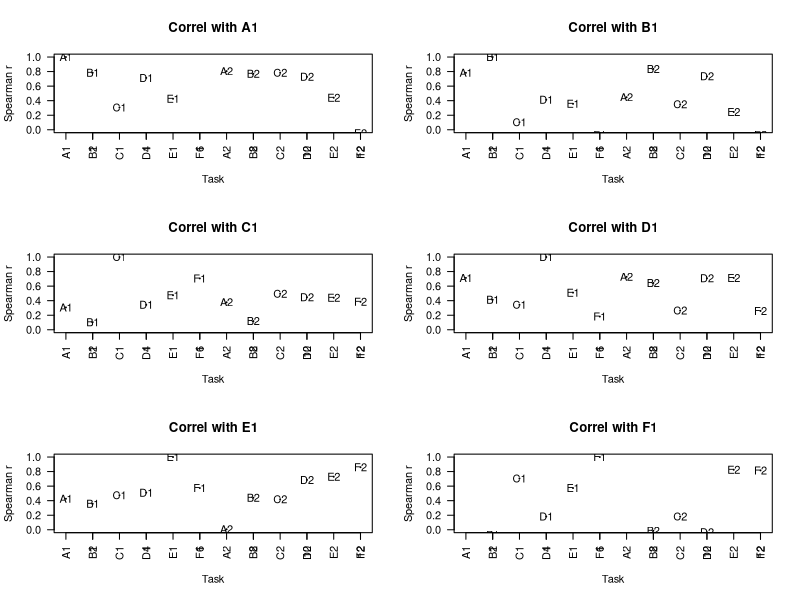
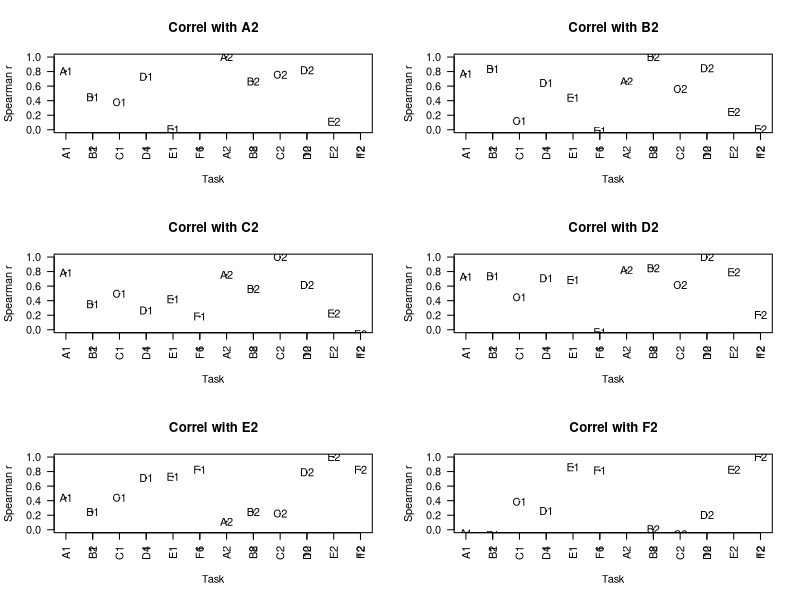

Write R code to recreate these figures, in order.
#Simulating LI data to check on correlation patterns
#This version runs the simulation many times to check the confidence interval around correlations
#Started DVM Bishop, 25th October 2017


library(Hmisc) #for correlations


##########################################################################
#check how many combinations of possible tasks 
x=1:6  #N tasks
m=4  #N tasks that each person does - can vary this to check impact
allcombo<-combn(x, m, FUN = NULL) #To see all combinations
ncombo<-ncol(allcombo)
##########################################################################

myN<-30 #specify N subjects for each sample
bigN<-10000 #specify size of population to sample from
partialtest<-1 #each person does one of the combinations above
#(set to zero if each person does all tests)
myfactor<-2  #set to 2 for frontal/post independent



##########################################################################
#Generate bigN random normal deviates :these simulate frontal and for posterior bias
#These corresponding to the underlying, unmeasured laterality bias for bigN people in the population
#Usually we'd have mean 0 and SD 1, but I've specified mean 1 and SD 1 for both posterior and frontal, 
#to reflect population bias to L
#This won't affect correlations but may be useful later on if we want to simulate means for different tasks
#Or if we want to simulate situation with different degrees of bias.


frontL<-rnorm(bigN,1,1) #laterality distribution frontal
postL<-rnorm(bigN,1,1) #laterality distribution posterior - independent in this case from frontL
##########################################################################

#Each task now specified as a weighted sum of frontL, postL, and error term.

#First, create blank dataframe with NAs to hold simulated data for bigN cases
alltask<-data.frame(matrix(rep(NA,bigN*12),nrow=bigN) )
mylabel=c('A1','B1','C1','D1','E1','F1','A2','B2','C2','D2','E2','F2')
colnames(alltask)<-mylabel

#Next specify the weightings and error for each task - can change these.
#We will assume we have 2 tasks predominantly frontal, 2 predom posterior and 2 equal

#mywts has one col per task; row 1 is front wt, row 2 is post wt, row 3 is error
#these are set to sum to one.
#default is 2 factors; 2 pure measures for each, two hybrid
myerr<-.35 #2 measures frontal only, 2 measures 50/50, 2 measures post only
mywts<-matrix(c(1-myerr,1-myerr,(1-myerr)/2,(1-myerr)/2,0,0,
                0,0,(1-myerr)/2,(1-myerr)/2,1-myerr,1-myerr,
                myerr,myerr,myerr,myerr,myerr,myerr),byrow=TRUE,nrow=3)
#Original version of script hand-crafted mywts - can do this if you prefer.
#This version assumes same error term for all

#Statement to include to set mywts same for all tests if myfactor is one
if (myfactor==1){
mywts[,2:6]<-mywts[,1]
}

#We now use these weights to simulate data for 2 runs with each task
thiscol<-0 #zero the counter for columns
for (j in 1:2){
  for (i in 1:6){
    thiscol<-thiscol+1 #increment to next column
    alltask[,thiscol]<-mywts[1,i]*frontL+mywts[2,i]*postL+mywts[3,i]*rnorm(bigN,0,1)
  }
}

nrun<-1000 #N runs of simulation
#create dataframe to hold all the correlations, so we can see how variable from run to run
allr<-data.frame(matrix(rep(NA,nrun*66),nrow=nrun) )
colnames(allr)<-c('A1.B1','A1.C1','A1.D1','A1.E1','A1.F1',
                  'A1.A2','A1.B2','A1.C2','A1.D2','A1.E2','A1.F2',
                  'B1.C1','B1.D1','B1.E1','B1.F1',
                  'B1.A2','B1.B2','B1.C2','B1.D2','B1.E2','B1.F2',
                  'C1.D1','C1.E1','C1.F1',
                  'C1.A2','C1.B2','C1.C2','C1.D2','C1.E2','C1.F2',
                  'D1.E1','D1.F1',
                  'D1.A2','D1.B2','D1.C2','D1.D2','D1.E2','D1.F2',
                  'E1.F1',
                  'E1.A2','E1.B2','E1.C2','E1.D2','E1.E2','E1.F2',
                  'F1.A2','F1.B2','F1.C2','F1.D2','F1.E2','F1.F2',
                  'A2.B2','A2.C2','A2.D2','A2.E2','A2.F2',
                  'B2.C2','B2.D2','B2.E2','B2.F2',
                  'C2.D2','C2.E2','C2.F2',
                  'D2.E2','D2.F2',
                  'E2.F2')

for (j in 1:nrun)
{
  #Now sample myN cases from the population
  alltask.N<-alltask[sample(bigN,myN),]
  
  #Now substitute NA for tasks that were not done
  if(partialtest==1){
    mycount<-0
    for (k in 1:myN){
      mycount<-mycount+1
      if(mycount>ncombo){mycount<-1}
      thiscombo<-c(allcombo[,mycount],6+allcombo[,mycount]) #same tests time 1 and 2
      alltask.N[k,-thiscombo]<-NA #tests that aren't in thiscombo are assigned to NA
    }
  }
  #Now compute Spearman correlations between tasks within our sample
  #Hmisc package has options for Spearman/Pearson. They will be v similar for normal data
  #but later if we want to simulate non-normal data, we will need spearman.
  mycorrs<-rcorr(as.matrix(alltask.N), type="spearman") 
  mycorrs<-mycorrs$r #we just want the correlations and not the p-values that rcorr generates
  mycorrs<-data.frame(mycorrs)
  
  #Build up pairwise correlations for allr table from upper triangle of full matrix
  allr[j,]<-c(mycorrs[1,2:12],mycorrs[2,3:12],mycorrs[3,4:12],mycorrs[4,5:12],mycorrs[5,6:12],
              mycorrs[6,7:12],mycorrs[7,8:12],mycorrs[8,9:12],mycorrs[9,10:12],mycorrs[10,11:12],mycorrs[11,12])
}

#For illustration of pattern of correlations we save and plot the last one
mycorrs<-cbind(1:12,mycorrs) #add a serial set of numbers so we can plot easily
colnames(mycorrs)<-c('X',mylabel)
par( mfrow = c( 3, 2 ) )
for (i in 2:13){
  mytitle<-paste('Correl with',colnames(mycorrs[i]))
  label2<-mylabel
  thislabel<-paste0(mylabel,colnames(mycorrs[i]))
  par(las=2)
  plot(mycorrs[,1],mycorrs[,i],main=mytitle,type='p',
       xlab='Task',ylab='Spearman r',cex=.1,ylim=c(0,1)) #cex: low value makes pts v small
  axis(1, at=1:12, labels=mylabel)
  
  text(mycorrs[,1],mycorrs[,i], #text to be written at x and y coordinate points
       label=mylabel) #overwrite the dots depicting correlations with the pairwise test letters
}


#create data frame to hold summary data for each pairwise correlation, averaged across all runs
rsummary<-data.frame(matrix(rep(NA,66*4),nrow=66) )
colnames(rsummary)<-c('Tests','Mean.r','lower95CI','upper95CI')
rsummary[,1]<-colnames(allr)
rsummary[,2]<-apply(allr,2,mean)#mean correlation
for (i in 1:66){
  rsummary[i,3]<-quantile(allr[,i],.05,na.rm=TRUE)
  rsummary[i,4]<-quantile(allr[,i],.95,na.rm=TRUE)
}

#write the summary data to file with filename
filename<-paste0('N',myN,'_tested_on_',m,'_err',mywts[3,1],'_',myfactor,'factor.csv')
write.csv(rsummary, filename)
